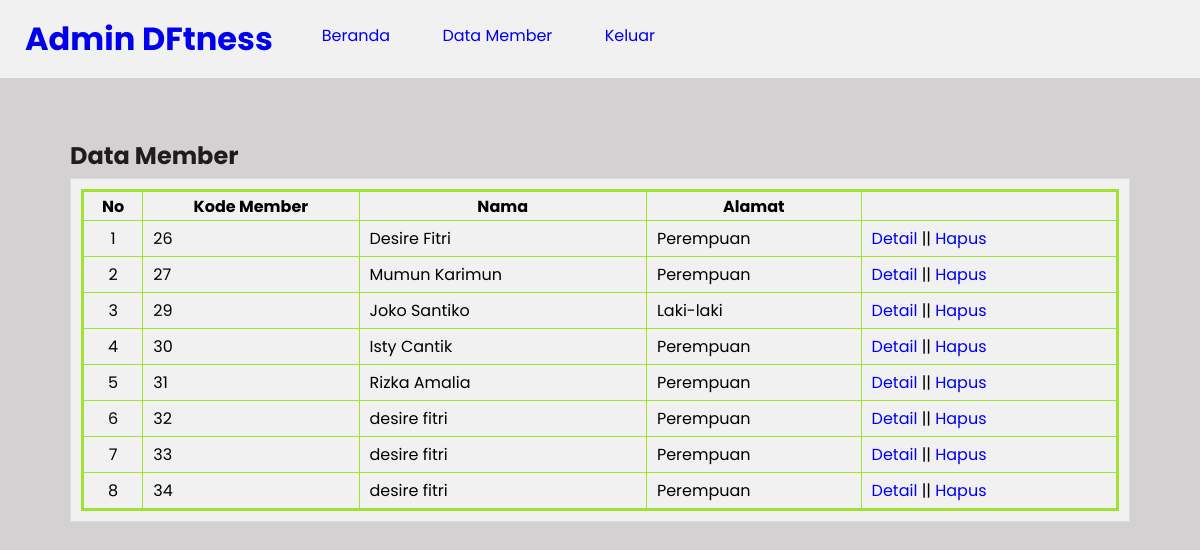
Screenshot of /data-member.php with the database file from the repository.
### tables this page shows
CREATE TABLE `tb_pendaftaran` (
  `id_pendaftaran` int(11) NOT NULL,
  `tgl_daftar` date NOT NULL DEFAULT current_timestamp(),
  `nm_member` varchar(50) NOT NULL,
  `tmp_lahir` varchar(50) NOT NULL,
  `tgl_lahir` date NOT NULL,
  `no_tlp` varchar(15) NOT NULL,
  `jk` enum('Laki-laki','Perempuan') NOT NULL,
  `alamat` text NOT NULL,
  `username` varchar(50) NOT NULL,
  `password` varchar(50) NOT NULL
);

### data-member.php (the view, shortened to what this page needs)
<?php
    include ("koneksi.php");
?>
<!DOCTYPE html>
<html>
<head>
    <link rel="stylesheet" type="text/css" href="css/style.css">
</head>
<body>
    <header>
        <h1><a href="beranda.php">Admin DFtness</h1>
        <ul>
            <li><a href="beranda.php">Beranda</a></li>
            <li><a href="data-peserta.php">Data Member</a></li>
            <li><a href="keluar.php">Keluar</a></li>
        </ul>
    </header>
    <section class="content">
        <h2>Data Member</h2>
        <div class="box">
            <table class= "table" border= "1">
                <thead>
                    <tr>
                        <th>No</th>
                        <th>Kode Member</th>
                        <th>Nama</th>
                        <th>Alamat</th>
                    </tr>
                </thead>
                <tbody>
                    <?php
                        $no = 1;
                        $list_member = mysqli_query($conn, "SELECT * FROM tb_pendaftaran");
                        while($row = mysqli_fetch_array($list_member)){
                    ?>
                    <tr>
                        <td><?php echo $no++ ?></td>
                        <td><?php echo $row['id_pendaftaran'] ?></td>
                        <td><?php echo $row['nm_member'] ?></td>
                        <td><?php echo $row['jk'] ?></td>
                        <td>
                            <a href="detail-member.php?id=<?php echo $row['id_pendaftaran']?>">Detail</a> ||
                            <a href="hapus-member.php?id=<?php echo $row['id_pendaftaran']?>"onclick="return confirm('Yakin?')">Hapus</a>
                        </td>
                    </tr>
                <?php } ?>
                </tbody>
            </table>
        </div>
    </section>
</body>
</html>

### css/style.css (style rules this page uses)
* { margin:0; padding:0; font-family: 'Poppins', sans-serif; }
body { background-color: rgb(211, 209, 209); color: rgb(31, 28, 28); }
.box { color: black; background-color: #f1f1f1; border: 1px solid #ddd; padding: 10px; box-sizing: border-box; margin: 5px 0 25px; }
header { background-color: #f1f1f1; }
header::after { content: ''; display: block; clear: both; }
header h1 { padding: 15px 25px; display: inline-block; float: left; }
header ul { float: left; }
header ul li { padding: 23px 24px; display: inline-block; }
a { text-decoration: none; }
.content { width: 90%; padding: 10px; box-sizing: border-box; margin: 50px auto; }
.table { width: 100%; border-collapse: collapse; border: 3px solid rgb(159, 226, 50); }
.table tr { height: 30px; }
.table tr td { padding: 5px 10px; }
.table tr td:nth-child(1) { text-align: center; }

### rows the page displays
tb_pendaftaran: id_pendaftaran "26", nm_member "Desire Fitri", jk "Perempuan"
tb_pendaftaran: id_pendaftaran "27", nm_member "Mumun Karimun", jk "Perempuan"
tb_pendaftaran: id_pendaftaran "29", nm_member "Joko Santiko", jk "Laki-laki"
tb_pendaftaran: id_pendaftaran "30", nm_member "Isty Cantik", jk "Perempuan"
tb_pendaftaran: id_pendaftaran "31", nm_member "Rizka Amalia", jk "Perempuan"
tb_pendaftaran: id_pendaftaran "32", nm_member "desire fitri", jk "Perempuan"
tb_pendaftaran: id_pendaftaran "33", nm_member "desire fitri", jk "Perempuan"
tb_pendaftaran: id_pendaftaran "34", nm_member "desire fitri", jk "Perempuan"
